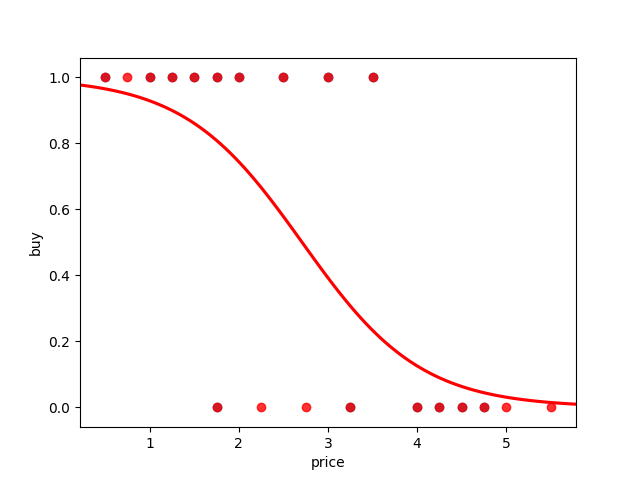

Write the Python code that produced this figure.
import pandas as pd
from sklearn.model_selection import train_test_split
from sklearn.linear_model import LogisticRegression
from sklearn import metrics
import matplotlib.pyplot as plt
import seaborn as sns

# Mo ta bo du lieu

# bai toan tuyen dung, Tu du lieu cua sinh vien bao gom
# toiec: diem toeic cua sinh vien
# gpa: diem chuan dau ra cua sinh vien
# work_experience: thoi gian lam viec cua sinh vien

# tu do thu nhan duoc ket qua tuyen dung trong admitted
# admitted = 1: co viec lam
# admitted = 0: that nghiep

# day la du lieu dung tu dien
candidates = {'price': [0.50, 0.75, 1.00, 1.25, 1.50, 1.75, 1.75, 2.00, 2.25, 2.50, 2.75, 3.00, 3.25, 3.50,
4.00, 4.25, 4.50, 4.75, 5.00, 5.50],
              'buy': [1, 1, 1, 1, 1, 1, 0, 1, 0, 1, 0, 1, 0, 1, 0, 0, 0, 0, 0, 0],
               }

# chuyen du lieu tu dien ve mang data
df = pd.DataFrame(candidates,columns= ["price","buy"])
df.to_csv("data.csv",index=False)

# du lieu x gom 3 truong, du lieu y
X = df[['price']]
y = df['buy']  

# chia du lieu thanh 2 phan: train va test
X_train,X_test,y_train,y_test = train_test_split(X,y,test_size=0.25,random_state=0)  #train is based on 75% of the dataset, test is based on 25% of dataset

# Tao va huan luyen mo hinh voi phan train
logistic_regression= LogisticRegression()
logistic_regression.fit(X_train,y_train)

# Kiem thu ket qua voi tap test
y_pred=logistic_regression.predict(X_test)

# load metrics de danh gia do chinh xac cua mo hinh 

report = metrics.classification_report(y_test,y_pred,digits=4) 
# classification_report cho phep danh gia ket qua cho bai toan phan lop
# Cac ban tim doc cac chi so precision, recall (tim thong qua google)
# de hien ro hon ve bai toan phan lop
print (report)

#tuy chinh nguong threshold

y_pred =[]
y_statitic=logistic_regression.predict_proba(X_test)
threshold = 0.2
for pre in y_statitic:
	if pre[0] > threshold:
		y_pred.append(0)
	else:
		y_pred.append(1)

# danh gia lai voi nguong moi
report = metrics.classification_report(y_test,y_pred,digits=4) 

print (report)



plt.scatter(X_train, y_train)
# plt.plot(X_train, logistic_regression.predict_proba(X_train), color='red')
sns.regplot(x='price', y='buy',data = df,logistic=True, color='red')
plt.show()
